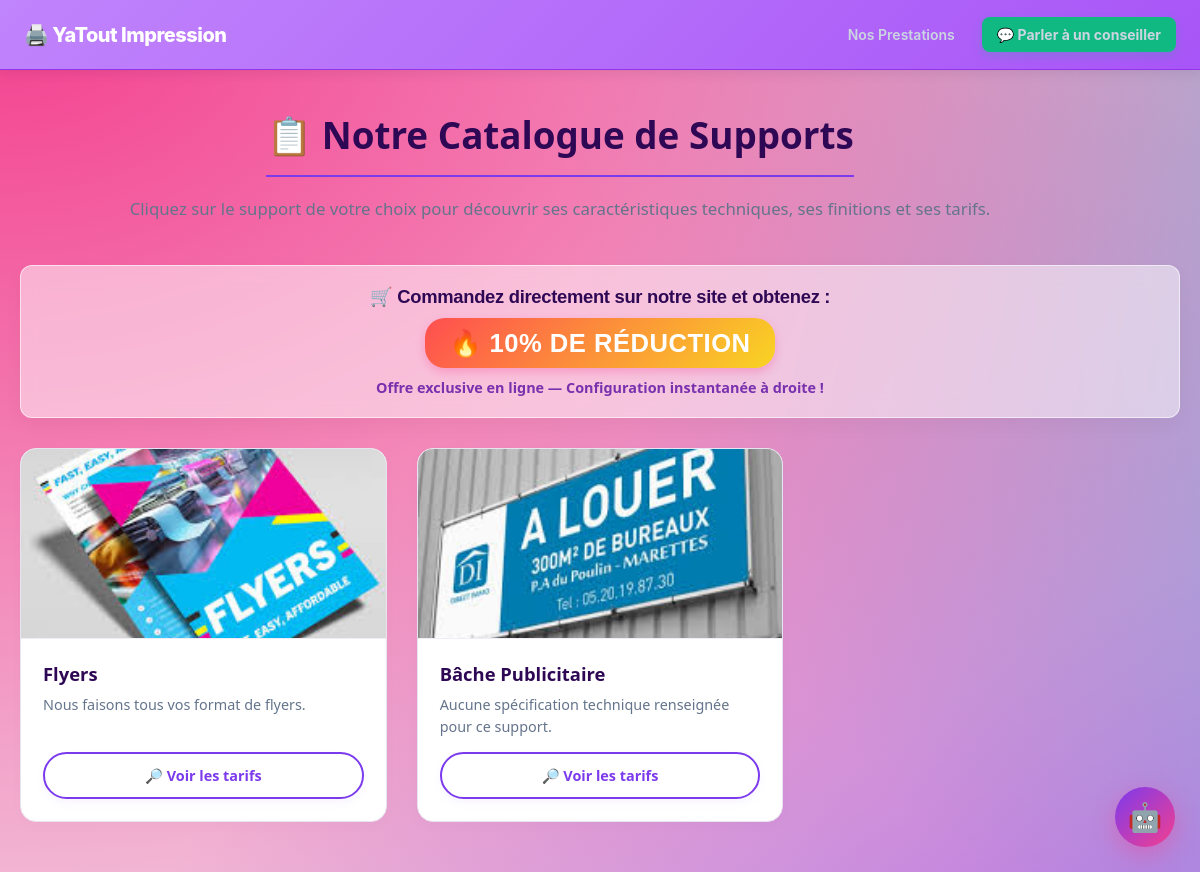
The page /impression/prestations/ on the database its author committed.
### shop/models.py (models this page shows, shortened)
class Prestation(models.Model):
    CHOIX_UNITE = [
        ('SURFACE', 'Au mètre carré (Bâche, Vinyle, Affiche)'),
        ('FLYER', 'Lots & Paliers par Format (Flyer, Dépliant, Carte)'),
        ('UNITE', 'À l\'unité simple (Roll-up, Goodies, Reliure)'),
        ('PAGES', 'Au document multipage (Brochure, Catalogue)'),
    ]
    titre = models.CharField(max_length=200, verbose_name="Nom de la prestation")
    description = models.TextField(blank=True, verbose_name="Description")
    type_unite = models.CharField(max_length=10, choices=CHOIX_UNITE, default='UNITE', verbose_name="Type de calcul")
    image = models.ImageField(upload_to='prestations/', blank=True, null=True, verbose_name="Image du produit")
    remise_custom = models.IntegerField(default=0, verbose_name="Remise sur-mesure (%)")
    class Meta:
        db_table = 'shop_prestation'

### shop/views.py (the view)
# urls.py: path('impression/prestations/', views.page_prestations, name='page_prestations'),
def page_prestations(request):
    prestations = Prestation.objects.all()
    return render(request, 'shop/prestations.html', {'prestations': prestations})

### shop/templates/shop/prestations.html (shortened to what this page needs)
{% extends 'shop/base.html' %}
{% load static %}
{% block content %}
<div class="container-catalogue-header" style="position: relative; max-width: 1200px; margin: 40px auto; padding: 0 20px; font-family: system-ui, sans-serif;">
    <div style="text-align: center; margin-bottom: 45px; padding-right: 80px;">
        <h1 style="color: #2e0854; font-size: 2.3rem; font-weight: bold; margin-bottom: 10px; border-bottom: 2px solid #7c3aed; padding-bottom: 15px; display: inline-block;">
            📋 Notre Catalogue de Supports
        </h1>
        <p style="color: #64748b; font-size: 1.05rem; margin-top: 10px; max-width: 750px; margin-left: auto; margin-right: auto;">
            Cliquez sur le support de votre choix pour découvrir ses caractéristiques techniques, ses finitions et ses tarifs.
        </p>
    </div>
<div class="promo-banner-container" style="max-width: 100%; margin: 20px auto 30px auto; padding: 20px; background: linear-gradient(135deg, #fdf4ff, #f3e8ff); border: 2px dashed #a855f7; border-radius: 12px; text-align: center; box-shadow: 0 4px 15px rgba(168, 85, 247, 0.05);">
    <p style="margin: 0 0 10px 0; color: #2e0854; font-size: 1.15rem; font-weight: 800; font-family: sans-serif; letter-spacing: -0.3px;">
        🛒 Commandez directement sur notre site et obtenez :
    </p>
    <div class="promo-badge" style="display: inline-block; padding: 10px 24px; background: linear-gradient(135deg, #ff4e50, #f9d423); color: white; font-size: 1.6rem; font-weight: 900; border-radius: 50px; box-shadow: 0 4px 15px rgba(255, 78, 80, 0.4); text-transform: uppercase; font-family: sans-serif; animation: pulseVisual 2s infinite alternate;">
        🔥 10% DE RÉDUCTION
    </div>
    <p style="margin: 10px 0 0 0; color: #6b21a8; font-size: 0.9rem; font-weight: 600; opacity: 0.9;">
        Offre exclusive en ligne — Configuration instantanée à droite !
    </p>
</div>
    <div class="product-grid">
        {% for prestation in prestations %}
            <a href="{% url 'detail_prestation' prestation.id %}" class="lien-carte">
                <div class="product-card">
                    <div style="background-color: #f8fafc; height: 190px; display: flex; align-items: center; justify-content: center; overflow: hidden; position: relative; border-bottom: 1px solid #f0edf5;">
                        {% if prestation.image %}
                            <img src="{{ prestation.image.url }}" alt="{{ prestation.titre }}" style="width: 100%; height: 100%; object-fit: cover;">
                        {% else %}
                            <span style="font-size: 52px; color: #cbd5e1;">🖨️</span>
                        {% endif %}
                    </div>
                    <div style="padding: 22px; flex-grow: 1; display: flex; flex-direction: column; justify-content: space-between; gap: 15px;">
                        <div>
                            <h3 style="margin: 0 0 8px 0; color: #2e0854; font-size: 1.15rem; font-weight: 700;">{{ prestation.titre }}</h3>
                            <p style="color: #64748b; font-size: 0.9rem; line-height: 1.5; margin: 0;">
                                {% if prestation.description %}
                                    {{ prestation.description|truncatewords:12 }}
                                {% else %}
                                    Aucune spécification technique renseignée pour ce support.
                                {% endif %}
                            </p>
                        </div>
                        <span style="display: block; text-align: center; background-color: #f3e8ff; color: #7c3aed; border: 1px solid #7c3aed; padding: 12px; border-radius: 8px; font-weight: bold; font-size: 0.95rem; transition: background 0.2s;"
                              onmouseover="this.style.backgroundColor='#7c3aed'; this.style.color='#ffffff';"
                              onmouseout="this.style.backgroundColor='#f3e8ff'; this.style.color='#7c3aed';">
                            🔎 Voir les tarifs
                        </span>
                    </div>
                </div>
            </a>
        {% empty %}
            <div style="grid-column: 1 / -1; text-align: center; padding: 50px; color: #64748b; background: white; border: 1px dashed #cbd5e1; border-radius: 12px;">
                💡 Aucun support d'impression n'est disponible dans le catalogue pour le moment.
            </div>
        {% endfor %}
    </div>
</div>
{% endblock %}

### shop/static/shop/js/css/style.css (style rules this page uses)
* { box-sizing: border-box; margin: 0; padding: 0; }
html { scroll-behavior: smooth; }

### shop/templates/shop/prestations.html (style rules this page uses)
html { scroll-behavior: smooth; }
.lien-carte { text-decoration: none; color: inherit; display: block; }
.product-grid { display: grid; grid-template-columns: repeat(auto-fill, minmax(290px, 1fr)); gap: 30px; margin-bottom: 50px; }
.product-card { border: 1px solid #e8e3f0; border-radius: 16px; overflow: hidden; background: white; box-shadow: 0 4px 15px rgba(0,0,0,0.02); display: flex; flex-direction: column; justify-content: space-between; transition: transform 0.2s, box-shadow 0.2s; height: 100%; cursor: pointer; }

### rows shown on the page
Prestation: image (picture), titre "Flyers", description "Nous faisons tous vos format de flyers."
Prestation: image (picture), titre "Bâche Publicitaire", shows "Aucune spécification technique renseignée pour ce support."
